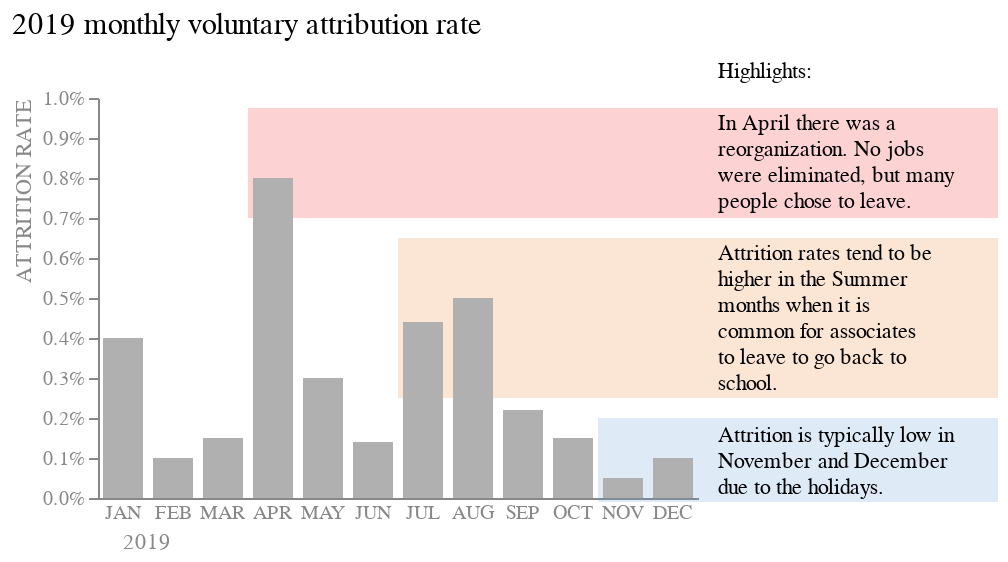

Source (notebook cell):
### Markdown cell above
![Alt text](\Images\3_2e.png)

### Code cell
rect_nov_dec_color = alt.Chart(pd.DataFrame({'values':[{}]})).mark_rect(opacity = 0.2, color = '#ed1e24').encode(
   y = alt.value(5), y2 = alt.value(60), x = alt.value(75), x2 = alt.value(450)
)

rect_summer_color = alt.Chart(pd.DataFrame({'values':[{}]})).mark_rect(opacity = 0.2, color = '#ec7c30').encode(
   y = alt.value(70), y2 = alt.value(150), x = alt.value(150), x2 = alt.value(450)
)

rect_april_color = alt.Chart(pd.DataFrame({'values':[{}]})).mark_rect(opacity = 0.2, color = '#5d9bd1').encode(
   y = alt.value(160), y2 = alt.value(202), x = alt.value(250), x2 = alt.value(450)
)

final = rect_nov_dec_color + rect_summer_color + rect_april_color + bar + text_enclosure

final.configure_view(stroke = None)

### Figure 1 — Vega-Lite specification as saved in the notebook (floating-point values rounded to 4 significant figures)
{"config": {"view": {"continuousWidth": 300, "continuousHeight": 300, "stroke": null}}, "layer": [{"data": {"name": "data-04e931d655a49d81bb0fafa8be8a3ea8"}, "mark": {"type": "rect", "color": "#ed1e24", "opacity": 0.2}, "encoding": {"x": {"value": 75}, "x2": {"value": 450}, "y": {"value": 5}, "y2": {"value": 60}}}, {"data": {"name": "data-04e931d655a49d81bb0fafa8be8a3ea8"}, "mark": {"type": "rect", "color": "#ec7c30", "opacity": 0.2}, "encoding": {"x": {"value": 150}, "x2": {"value": 450}, "y": {"value": 70}, "y2": {"value": 150}}}, {"data": {"name": "data-04e931d655a49d81bb0fafa8be8a3ea8"}, "mark": {"type": "rect", "color": "#5d9bd1", "opacity": 0.2}, "encoding": {"x": {"value": 250}, "x2": {"value": 450}, "y": {"value": 160}, "y2": {"value": 202}}}, {"data": {"name": "data-0f748d12b71fa1969f524ef0b4d050d0"}, "mark": {"type": "bar", "color": "#b0b0b0", "size": 20}, "encoding": {"x": {"axis": {"labelAngle": 0, "labelColor": "#888888", "ticks": false, "titleAnchor": "start", "titleColor": "#888888", "titleFontWeight": "normal", "titleX": 12}, "field": "Date", "sort": null, "title": "2019", "type": "nominal"}, "y": {"axis": {"format": "%", "grid": false, "labelColor": "#888888", "tickCount": 10, "titleAnchor": "end", "titleColor": "#888888", "titleFontWeight": "normal"}, "field": "Rate", "scale": {"domain": [0, 0.01]}, "title": "ATTRITION RATE", "type": "quantitative"}}, "title": {"text": "2019 monthly voluntary attribution rate", "anchor": "start", "fontSize": 15, "fontWeight": "normal", "offset": 10}}, {"data": {"name": "data-c2d1f9b053875a01285743790ea52a99"}, "mark": {"type": "text", "align": "left", "dx": 160, "dy": -113, "size": 11}, "encoding": {"text": {"field": "text", "type": "nominal"}}}], "height": 200, "width": 300, "$schema": "https://vega.github.io/schema/vega-lite/v5.15.1.json", "datasets": {"data-04e931d655a49d81bb0fafa8be8a3ea8": [{"values": {}}], "data-0f748d12b71fa1969f524ef0b4d050d0": [{"Date": "JAN", "Rate": 0.004, "# exits": 120}, {"Date": "FEB", "Rate": 0.001, "# exits": 30}, {"Date": "MAR", "Rate": 0.0015, "# exits": 45}, {"Date": "APR", "Rate": 0.008, "# exits": 240}, {"Date": "MAY", "Rate": 0.003, "# exits": 90}, {"Date": "JUN", "Rate": 0.0014, "# exits": 42}, {"Date": "JUL", "Rate": 0.0044, "# exits": 132}, {"Date": "AUG", "Rate": 0.005, "# exits": 150}, {"Date": "SEP", "Rate": 0.0022, "# exits": 66}, {"Date": "OCT", "Rate": 0.0015, "# exits": 45}, {"Date": "NOV", "Rate": 0.0005, "# exits": 15}, {"Date": "DEC", "Rate": 0.001, "# exits": 30}], "data-c2d1f9b053875a01285743790ea52a99": [{"text": ["Highlights:", " ", "In April there was a", "reorganization. No jobs", "were eliminated, but many", "people chose to leave.", " ", "Attrition rates tend to be", "higher in the Summer", "months when it is", "common for associates", "to leave to go back to", "school.", " ", "Attrition is typically low in", "November and December", "due to the holidays."]}]}}
